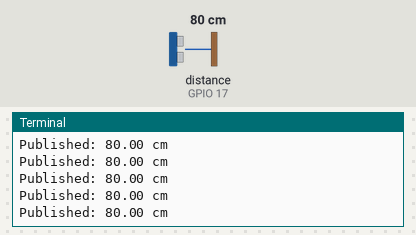
Recording of a program running on a simulated Raspberry Pi (BCM pin numbers). Parts: the last lines printed to the terminal. Inputs (shaded band) come from the test bench; at power-on: distance to the obstacle (sensor on GPIO 17) 80 cm. The echo pulse lasts 58.3 µs per cm; no MQTT or app messages arrive unless stated.

Above: at 1.3 s.
1.4 s: distance to the obstacle (sensor on GPIO 17) set to 2 cm
At 1.72 s:
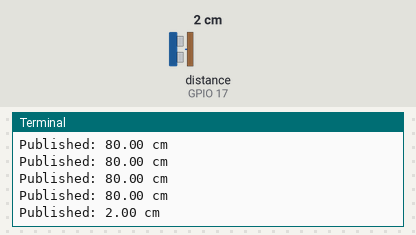
2.9 s: distance to the obstacle (sensor on GPIO 17) set to 4 cm
At 2.94 s:
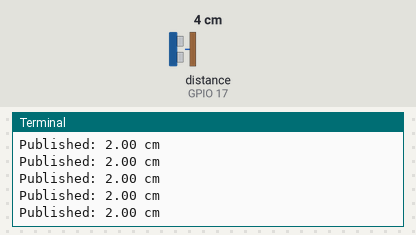
Timing chart, 0 to 5.9 s (numbered marks = the images above; inputs shaded):
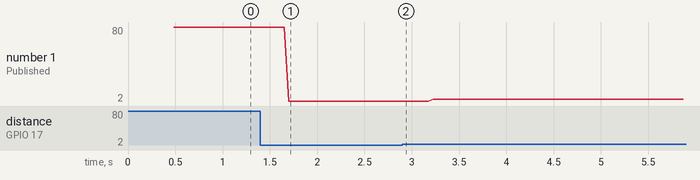

Measured:
- after the input at 1.4 s, the terminal: prints a new line after 0.30 s (image 1)
- plotted number 1: 80 → 2 after the input at 1.4 s, 2 → 4 after the input at 2.9 s

The program:

rpi_ultrasonic_mqtt.py
```python
import paho.mqtt.client as mqtt
import json
import time
from gpiozero import DistanceSensor

# 초음파 센서 설정
sensor = DistanceSensor(echo=17, trigger=4)

# MQTT 설정
broker_address = "<RPI의 IP주소>"  # MQTT 브로커 IP 주소
topic = "sensor/ultrasonic"

def on_connect(client, userdata, flags, rc, properties=None):
    print("Connected with result code "+str(rc))

def on_message(client, userdata, msg):
    print(f"Received message: {msg.topic} {msg.payload}")

# MQTT 클라이언트 설정
client = mqtt.Client(mqtt.CallbackAPIVersion.VERSION2)
client.on_connect = on_connect
client.on_message = on_message

try:
    client.connect(broker_address, 1883, 60)
    client.loop_start()

    while True:
        distance = sensor.distance * 100  # cm로 변환
        msg = {"distance": distance}
        client.publish(topic, json.dumps(msg))
        print(f"Published: {distance:.2f} cm")
        time.sleep(0.05)

except KeyboardInterrupt:
    print("Stopping...")
finally:
    client.loop_stop()
    client.disconnect()
```
